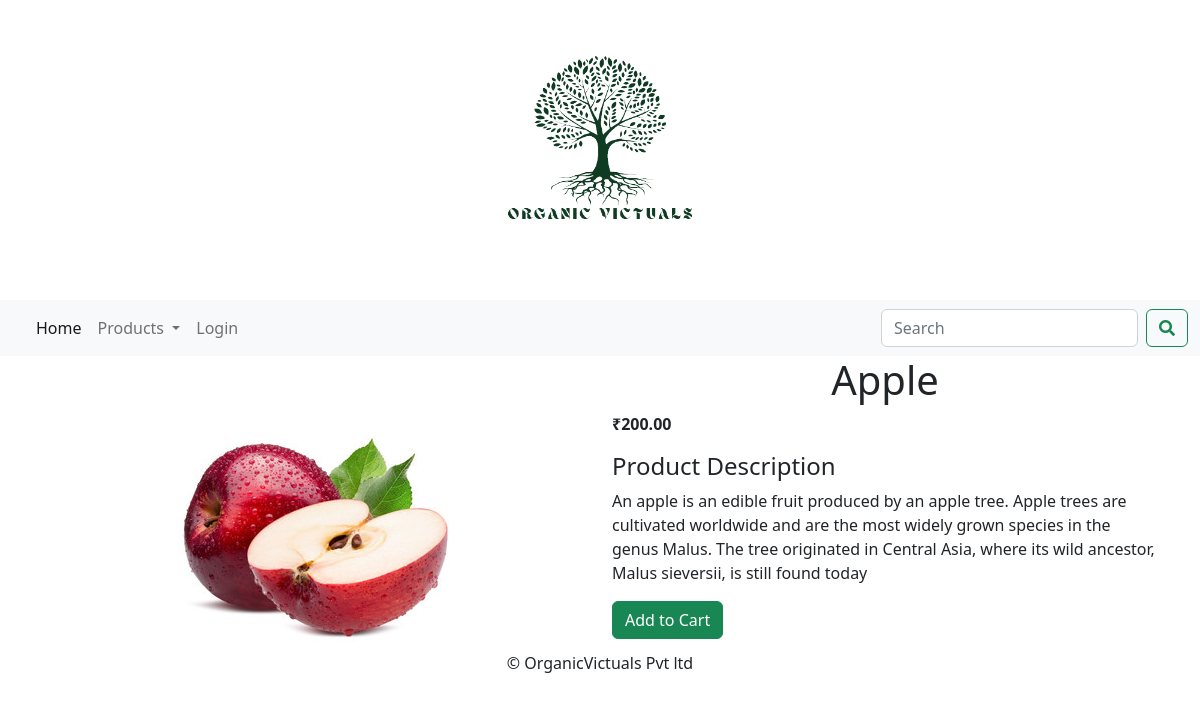
/store/fruits/apple/, run on the app's committed database.
### store/models.py (models this page shows, shortened)
class Product(models.Model):
    name = models.CharField(max_length=250, unique=True)
    slug = models.SlugField(max_length=250, unique=True)
    description = models.TextField()
    image = models.ImageField(upload_to='product')
    category = models.ForeignKey(Category, on_delete=models.CASCADE)
    price = models.DecimalField(max_digits=10, decimal_places=2)
    stock = models.IntegerField()
    availability = models.BooleanField(default=True)
    created = models.DateTimeField(auto_now_add=True)
    updated = models.DateTimeField(auto_now=True)
    class Meta:
        ordering = ('name',)
        verbose_name = 'product'
        verbose_name_plural = 'products'

### store/views.py (the view)
# urls.py: path('<slug:c_slug>/<slug:p_slug>/', views.productDetail, name='productDetails'),
def productDetail(request, c_slug, p_slug):
    try:
        product = Product.objects.get(category__slug=c_slug, slug=p_slug)
    except Exception as e:
        raise e
    return render(request, "product.html", {'product':product})

### cart/context_processors.py (called while the page is built)
def counter(request):
    item_count = 0
    if 'admin' in request.path:
        return{}
    else:
        try:
            cart = Cart.objects.filter(cartid=cart_id(request))
            cart_items = CartItem.objects.all().filter(cart=cart[:1])
            for cart_item in cart_items:
                item_count += cart_item.quantity
        except Cart.DoesNotExist:
            item_count = 0
    return dict(item_count=item_count)

### cart/views.py (called while the page is built)
def cart_id(request):
    cart = request.session.session_key
    if not cart:
        cart = request.session.create()
    return cart

### store/context_processors.py (called while the page is built)
def menu_links(request):
    links = Category.objects.all()
    return dict(links=links)

### store/models.py (called while the page is built)
    def get_url(self):
        return reverse('store:products_category', args=[self.slug])

### templates/product.html (shortened to what this page needs)
{% extends "base.html" %}
{% load static %}
{% block content %}
<div class="container">
    <div class="row">
        <div class="col-12 col-sm-12 col-md-12 col-lg-6 text-center">
            <div style="min-width: 20rem; margin-top:10%">
                <img src="{{product.image.url}}" alt="{{product.name}}">
            </div>
        </div>
    <div class="col-12 col-sm-12 col-md-12 col-lg-6">
        <div>
        <h1 class="product_title">{{product.name}}</h1>
        <p><b>₹{{product.price}}</b></p>
        <h4 class="my_title">Product Description</h4>
        <p class="text-justify my_text">{{product.description}}</p>
        {% if product.stock <= 0 %}
            <p class="text-justify my_text"><b>Out of Stock</b></p>
        {% else %}
            <a href="{% url 'cart:add_cart' product.id %}" class="btn btn-success">Add to Cart</a>
        {% endif %}
    </div>
</div>
</div>
</div>
{% endblock content %}

### static/css/mystyle.css (style rules this page uses)
h1 { position: relative; text-align: center; }

### data on the page
Product: image (picture), name "Apple", price "200.00", description "An apple is an edible fruit produced by an apple tree. Apple trees are cultivated worldwide and are the most widely grown species in the genus Malus. The tree originated in Central Asia, where its wild ancestor, Malus sieversii, is still found today"
